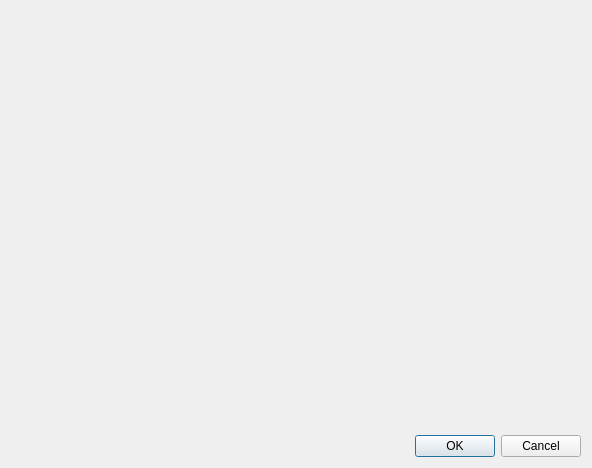
<?xml version="1.0" encoding="UTF-8"?>
<ui version="4.0">
 <class>DialogPreferences</class>
 <widget class="QDialog" name="DialogPreferences">
  <property name="geometry">
   <rect>
    <x>0</x>
    <y>0</y>
    <width>592</width>
    <height>468</height>
   </rect>
  </property>
  <property name="windowTitle">
   <string>Dialog</string>
  </property>
  <property name="modal">
   <bool>true</bool>
  </property>
  <widget class="QDialogButtonBox" name="buttonBox">
   <property name="geometry">
    <rect>
     <x>240</x>
     <y>430</y>
     <width>341</width>
     <height>32</height>
    </rect>
   </property>
   <property name="orientation">
    <enum>Qt::Horizontal</enum>
   </property>
   <property name="standardButtons">
    <set>QDialogButtonBox::Cancel|QDialogButtonBox::Ok</set>
   </property>
  </widget>
 </widget>
 <resources/>
 <connections>
  <connection>
   <sender>buttonBox</sender>
   <signal>accepted()</signal>
   <receiver>DialogPreferences</receiver>
   <slot>accept()</slot>
   <hints>
    <hint type="sourcelabel">
     <x>458</x>
     <y>444</y>
    </hint>
    <hint type="destinationlabel">
     <x>157</x>
     <y>274</y>
    </hint>
   </hints>
  </connection>
  <connection>
   <sender>buttonBox</sender>
   <signal>rejected()</signal>
   <receiver>DialogPreferences</receiver>
   <slot>reject()</slot>
   <hints>
    <hint type="sourcelabel">
     <x>526</x>
     <y>450</y>
    </hint>
    <hint type="destinationlabel">
     <x>286</x>
     <y>274</y>
    </hint>
   </hints>
  </connection>
 </connections>
</ui>
